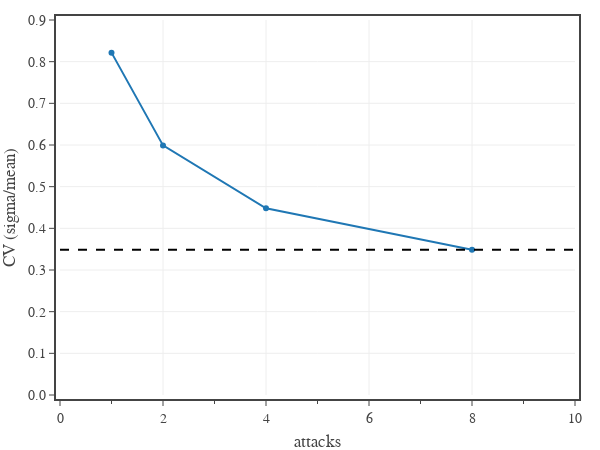

This figure's notebook cell:
### Code cell
# Coefficient of variance for a pool of damage split up across multiple attacks
from icepool import map, d

def attack_damage(armor_class, attack_roll, attack_bonus, hit_damage_roll, crit_damage_roll):
    if attack_roll == 20:
        return crit_damage_roll
    elif attack_roll == 1:
        return 0
    elif attack_roll + attack_bonus >= armor_class:
        return hit_damage_roll
    else:
        return 0

# create figure
fig = go.Figure(
    layout=go.Layout(
        template=tfb.FIG_TEMPLATE,
        xaxis=dict(
            title_text='attacks',
            range=[0,10],
            tick0=0, dtick=2,
            minor=dict(tick0=0, dtick=1),
        ),
        yaxis=dict(
            title_text='CV (sigma/mean)',
            range=[0,0.9],
            tickformat='.1f'
        ),
        legend=dict(
            xanchor='right', yanchor='top',
            x=1.00, y=1.00,
            orientation='v',
            tracegroupgap=0,
        )
    )
)

n_dice_pool = 8
d_dice_pool = d(6)
dp = n_dice_pool @ d_dice_pool

n_attacks = [1,2,4,8]

atk_mod = 0
atk_bns = 4
arm_cls = 12

p_hit = 0.6
p_crit = 0.05

# plot CV different number of attacks
mu = []
sigma = []
cv = []
for n in n_attacks:
    n_dice = int(n_dice_pool/n)
    hit_damage = n_dice @ d_dice_pool
    crit_damage = (2*n_dice) @ d_dice_pool

    ad = n @ map(attack_damage, arm_cls, d(20), atk_bns, hit_damage, crit_damage)

    mu += [ad.mean()]
    sigma += [ad.sd()]
    cv += [ad.sd()/ad.mean()]


fig.add_trace(go.Scatter(
    x=np.array(n_attacks), 
    y=np.array(cv),
    showlegend=False,
    hovertemplate=
        'Attacks %{x:.0f}<br>'+
        'CV %{y:.2f}<extra></extra>',
))

# add reference line for minimum CV
m_crit = (2 @ d_dice_pool).mean()/d_dice_pool.mean()
v_crit = (2 @ d_dice_pool).variance()/d_dice_pool.variance()
v_min = 0
v_min += ((p_hit + p_crit*m_crit**2) - (p_hit + p_crit*m_crit)**2)*(n_dice_pool*d_dice_pool.mean()**2)
v_min += (p_hit + p_crit*v_crit)*dp.variance()
s_min = np.sqrt(v_min)

fig.add_trace(go.Scatter(
    x=[0,20], 
    y=2*[s_min/ad.mean()],
    mode='lines',
    showlegend=False,
    hoverinfo='skip',
    line=dict(color='black', dash='dash')
))

"""
fig.add_trace(go.Scatter(
    x=[0,20], 
    y=2*[np.sqrt((p_hit + p_crit*v_crit)*dp.variance())/ad.mean()],
    mode='lines',
    showlegend=False,
    hoverinfo='skip',
    line=dict(color='red', dash='dash')
))
"""

# show figure
fig.update_layout(width=600, height=450)
fig.show(config=tfb.FIG_CONFIG)

# save figures
if SAVEFIGS:
    fig.update_layout(autosize=True, width=None, height=None)
    tfb.save_fig_html(fig, format='large', name=f'./fig-cd-cv-example-large')
    tfb.save_fig_html(fig, format='small', name=f'./fig-cd-cv-example-small')

### Figure 1 — Plotly figure (JSON) as saved in the notebook; plotly's stock layout.template omitted (floating-point values rounded to 4 significant figures)
{"data": [{"hovertemplate": "Attacks %{x:.0f}<br>CV %{y:.2f}<extra></extra>", "showlegend": false, "type": "scatter", "x": [1, 2, 4, 8], "y": [0.8217, 0.599, 0.448, 0.3487]}, {"hoverinfo": "skip", "line": {"color": "black", "dash": "dash"}, "mode": "lines", "showlegend": false, "type": "scatter", "x": [0, 20], "y": [0.3487, 0.3487]}], "layout": {"height": 450, "legend": {"orientation": "v", "tracegroupgap": 0, "x": 1, "xanchor": "right", "y": 1, "yanchor": "top"}, "width": 600, "xaxis": {"dtick": 2, "minor": {"dtick": 1, "tick0": 0}, "range": [0, 10], "tick0": 0, "title": {"text": "attacks"}}, "yaxis": {"range": [0, 0.9], "tickformat": ".1f", "title": {"text": "CV (sigma/mean)"}}}}
